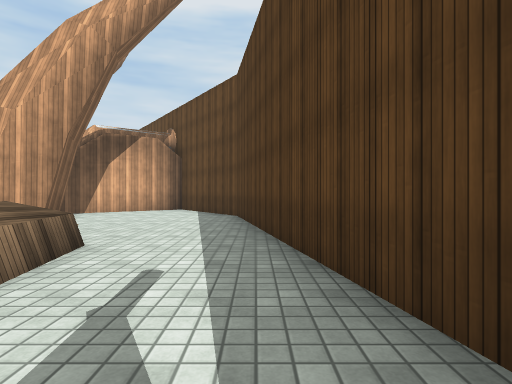
View 1 (above)

19 first-person views from a walk through a scene from a Unity 3-D project. The camera is 1.2 m above the floor, looks level and sees 80° across. The floor is counted in squares, 2 m on a side. Each view is taken from the middle of a square. On the plan, view 1 faces up. The plan holds only what a view shows up to about 9 squares ahead; the rest is blank. The place goes on beyond the plan. Some animated figures are not drawn. Some surface patterns are stand-ins.

View 2
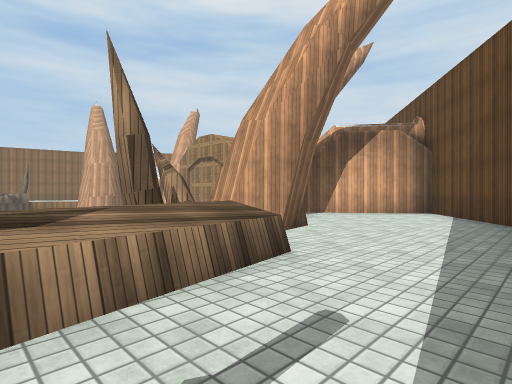

View 3
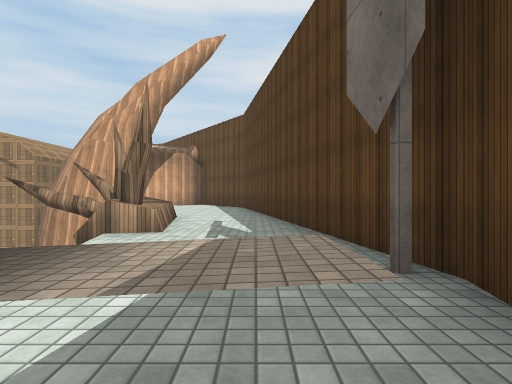

View 4
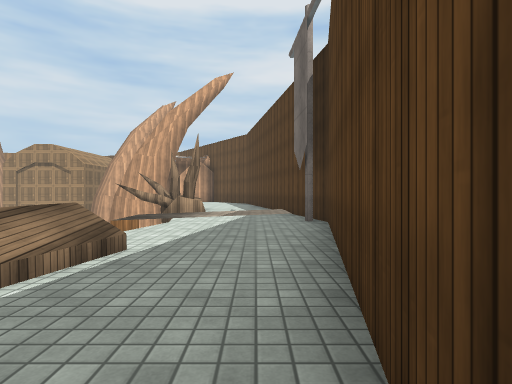

View 5
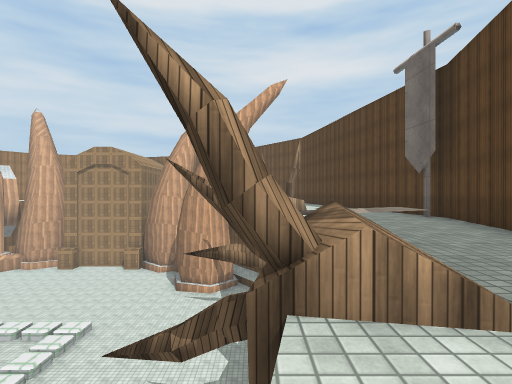

View 6
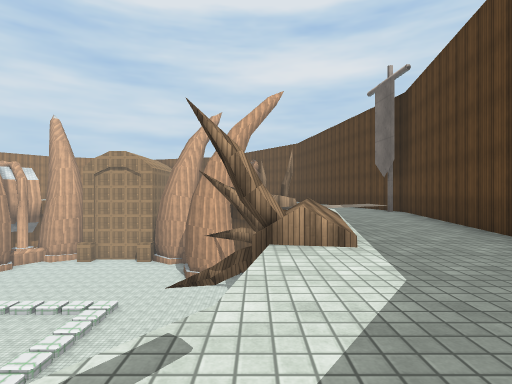

View 7
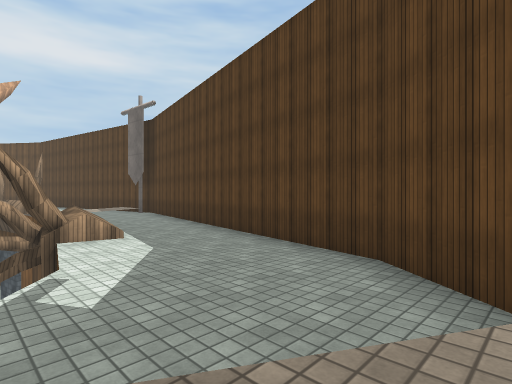

View 8
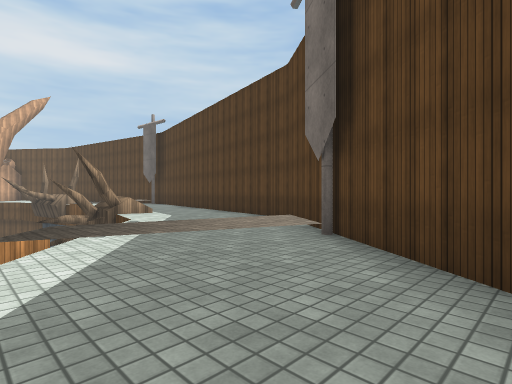

View 9
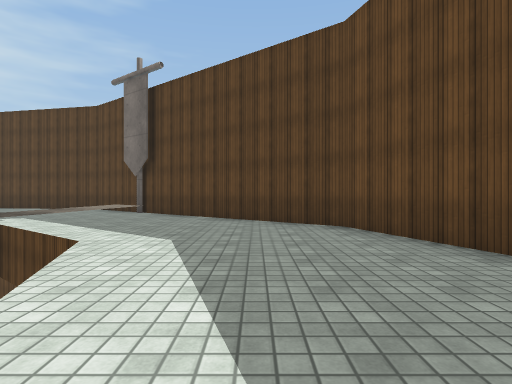

View 10
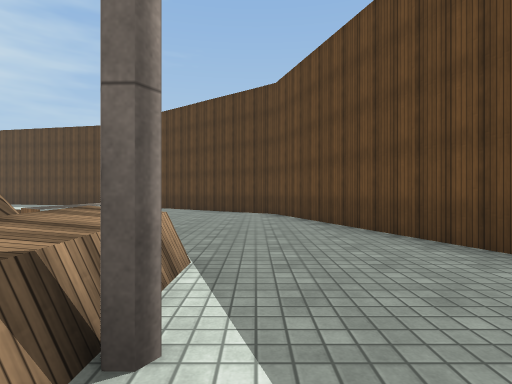

View 11
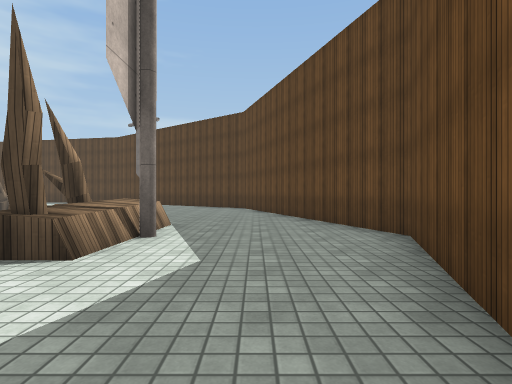

View 12
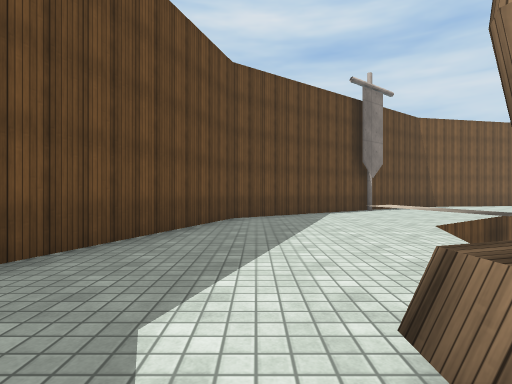

View 13
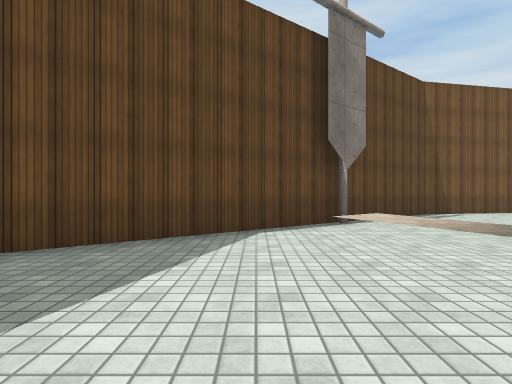

View 14
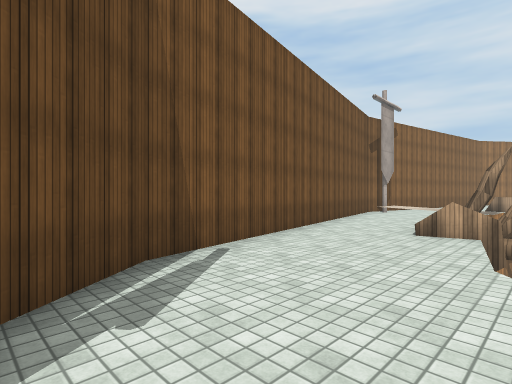

View 15
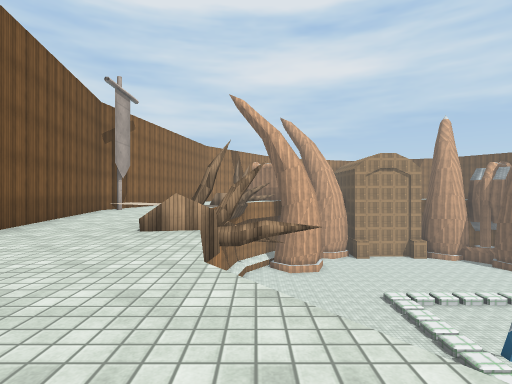

View 16
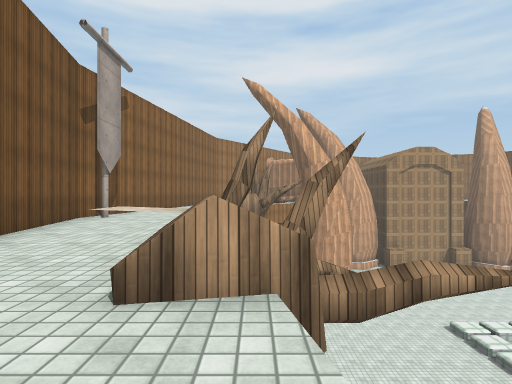

View 17
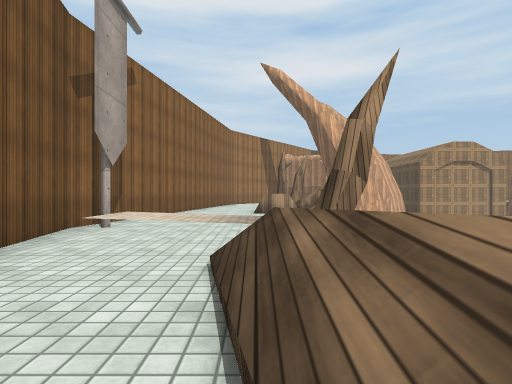

View 18
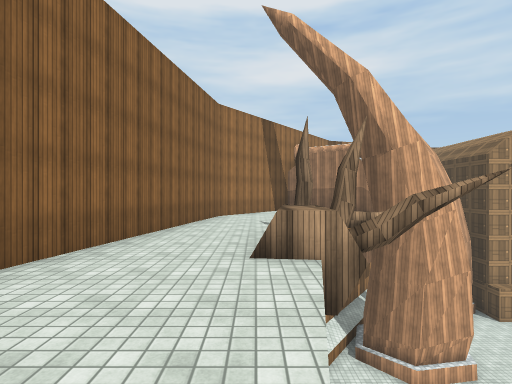

View 19
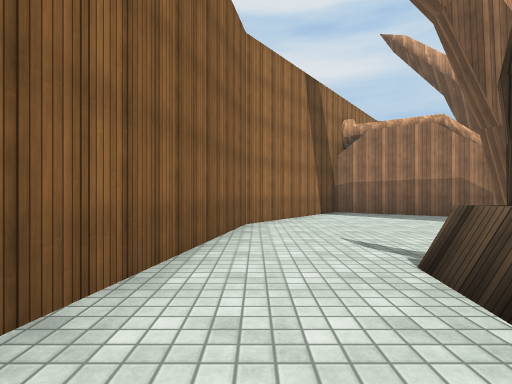

### Floor plan
Key: @ floor where view 1 was taken; # wall or solid block; x gap in a wall; . main floor; : floor 0.25 m higher than the main floor; + floor 0.5 m higher than the main floor; / step, stairs or slope; ^ raised ledge; v drop or lower ground; O other object.
Columns run from 27 left of view 1 to 2 right of it. Each row starts with its distance up from view 1.
 11    ####                 #
 10   ##..##              #####
  9   #.....x             #...##
  8  ##....#              #....#
  7  #....v## v           #....#
  6  #...vvv#vv          ^#v...#
  5  #...                 v ...##
  4  #..#                   v...#
  3 ##..^v                 v#^..#
  2 #..^^v                  #^..#
  1 #...vv                 v^^..#
  0 #...v vvvvvO     vOvv vvv..@#
 -1 #...  vvvvvO     vOvvvvvvv..#
 -2 #++:v vvvvv      vOvvvvvv::+##
 -3 #///      vOv    vOv     v/..#
 -4 #...v      OO     O    v ...##
 -5 #../vv     O           vv/..#
 -6 #..//v                 vv/..#
 -7 ##.//vv                vv/..#
 -8  #...                   v...#
 -9  #...v                  ...##
-10  #...v                 v...#
-11  #....v               v....#
-12  ##.../v             v:/...#
-13   ##./:/v            v/++/##
-14    ##:/.v           v.../##
-15     #....vv    vv vv....##
-16     ##......  ##v.......#
-17      ##......^^^.......##
-18       #...............##
-19       ###...........###
-20         ####.....####
-21            #######

Where each view was taken, in squares from view 1:
view 1: 0 up, 0 right, facing up
view 2: 1 up, 0 right, facing up-left
view 3: 4 down, 0 right, facing up
view 4: 8 down, 0 right, facing up
view 5: 9 down, 3 left, facing up
view 6: 11 down, 3 left, facing up
view 7: 13 down, 4 left, facing up-right
view 8: 16 down, 6 left, facing up-right
view 9: 17 down, 11 left, facing right
view 10: 18 down, 14 left, facing right
view 11: 19 down, 17 left, facing right
view 12: 18 down, 13 left, facing left
view 13: 16 down, 17 left, facing left
view 14: 13 down, 22 left, facing up-left
view 15: 12 down, 22 left, facing up
view 16: 9 down, 23 left, facing up
view 17: 7 down, 24 left, facing up
view 18: 2 down, 24 left, facing up
view 19: 2 up, 25 left, facing up
